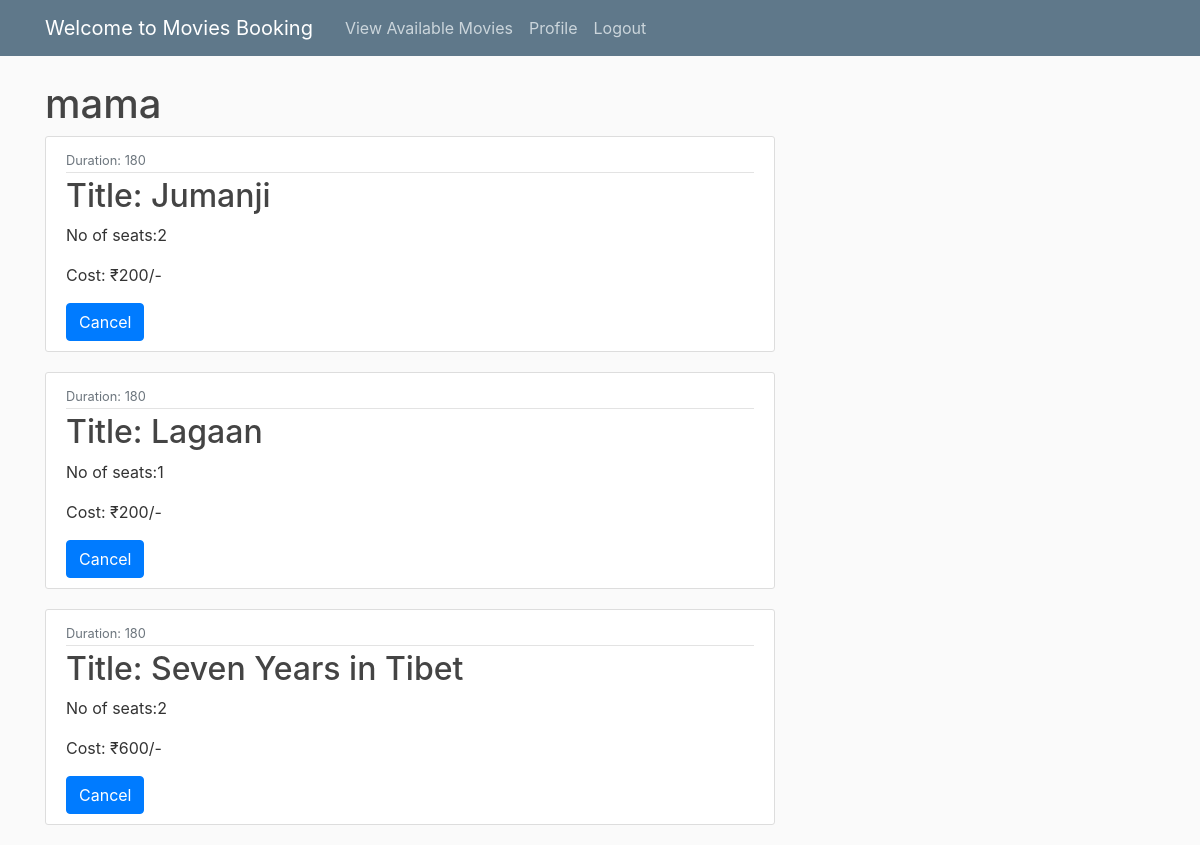
/profile/ (signed in), run on an earlier commit of the app's database.
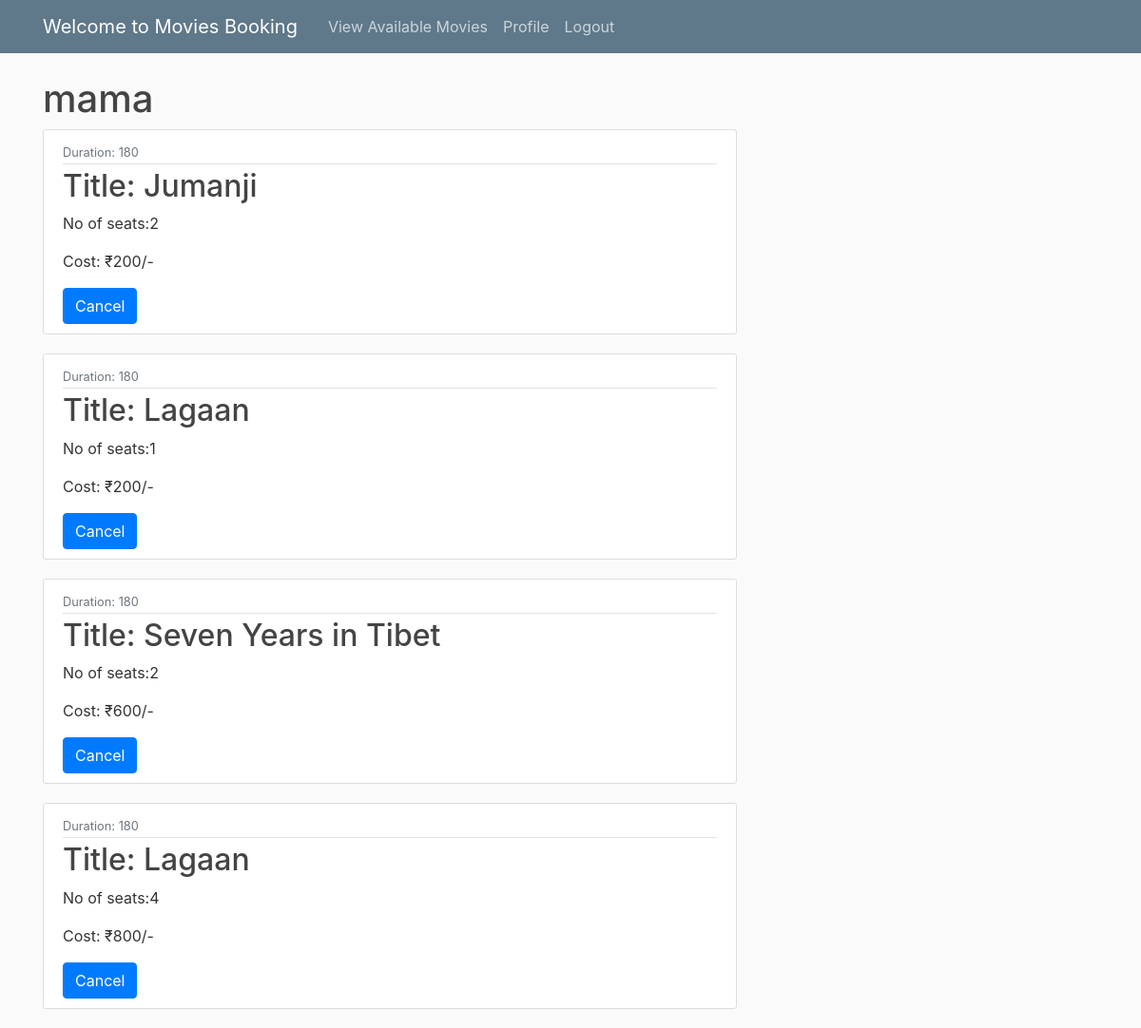
And on a later commit of the database.
### users_profile/models.py (models this page shows, shortened)
class Ticket(models.Model):
    user = models.ForeignKey(User, on_delete=models.CASCADE)
    screening = models.ForeignKey(Screening, on_delete=models.CASCADE)
    no_of_seats=models.IntegerField(default=0)
    cost=models.IntegerField(default=0)

### movies/models.py (models this page shows, shortened)
class Screening(models.Model):
    hall_name = models.CharField(max_length=32)
    movie_id = models.ForeignKey(Movie, on_delete=models.CASCADE)
    theatre_id = models.ForeignKey(Theatre, on_delete=models.CASCADE)
    available_seats = models.IntegerField(default=0)
    price=models.IntegerField(default=0)

class Movie(models.Model):
    rating_choice = (
        ('U', 'U'),
        ('UA', 'U/A'),
        ('A', 'A'),
        ('R', 'R'),
    )
    title = models.CharField(max_length=256)
    description = models.TextField()
    cast = models.CharField(max_length=1024)
    duration_min = models.IntegerField()
    certification_label = models.CharField(max_length=2,choices=rating_choice)

### users_profile/views.py (the view)
# urls.py: path('profile/',user_views.profile,name='profile'),
@login_required
def profile(request):
    current_user = request.user
    context = {'tickets': Ticket.objects.filter(user=current_user)}
    for ticket in Ticket.objects.filter(user=current_user):
        if ticket.no_of_seats == 0:
            ticket.delete()
    return render(request,'users_profile/profile.html', context)

### users_profile/templates/users_profile/profile.html
{% extends "movies/base.html" %}
{% load crispy_forms_tags %}
{% block content %}
    <h1>
        {{ user.username }}
    </h1>
    {% for ticket in tickets %}
        <article class="media content-section">
          <div class="media-body">
            <div class="article-metadata">
              <small class="text-muted">Duration: {{ ticket.screening.movie_id.duration_min }}</small>
            </div>
            <h2><a class="article-title" href="#">
                Title: {{ ticket.screening.movie_id.title }}</a></h2>
                <p class="article-content">No of seats:{{ ticket.no_of_seats }}</p>
                <p class="article-content">Cost: ₹{{ ticket.cost }}/-</p>
                <a href="{%url 'cancel' ticket.pk %}" class="btn btn-primary">Cancel</a>
          </div>
        </article>
    {% endfor %}
    {% endblock content %}

What changed in the data, as far as the page shows it:
added Ticket: screening.movie_id.duration_min "180", screening.movie_id "Lagaan", no_of_seats "4", cost "800"
